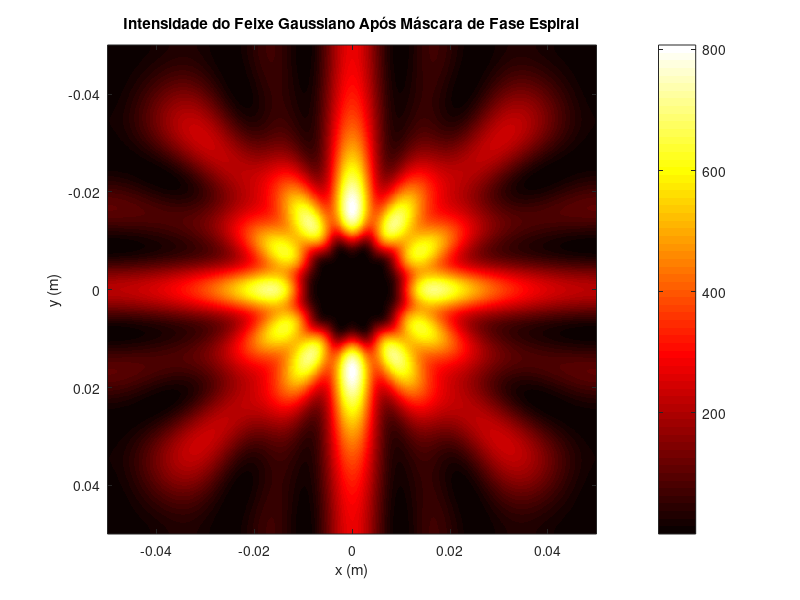

This chart was generated by the following MATLAB code: (Note: this script raises an error after producing the figure.)
% Parâmetros do feixe Gaussiano
lambda = 1555.8e-9; % comprimento de onda do laser em metros
w0 = 1e-3; % raio da cintura do feixe Gaussiano em metros
z = 1; % distância de propagação em metros

% Parâmetros da grade
N = 1024; % número de pontos na grade
L = 10e-2; % tamanho da grade em metros
dx = L/N; % espaçamento da grade
x = -L/2:dx:L/2-dx; % coordenadas x
y = x; % coordenadas y
[X, Y] = meshgrid(x, y);

% Campo Gaussiano
r = sqrt(X.^2 + Y.^2);
U0 = exp(-(r/w0).^2);

% Máscara de fase espiral (OAM de 1)
l = 10; % ordem do OAM
phi = atan2(Y, X); % ângulo azimutal
spiral_phase_mask = exp(1i * l * phi);

% Aplicação da máscara de fase ao campo Gaussiano
U = U0 .* spiral_phase_mask.*exp(1i*lambda/(2*pi)*z);

% Simulação de propagação
U_prop = fftshift(fft2(fftshift(U)));

% Intensidade resultante
I = abs(U_prop).^2;

% Visualização
figure;
imagesc(x, y, I);
colormap('hot');
colorbar;
title('Intensidade do Feixe Gaussiano Após Máscara de Fase Espiral');
xlabel('x (m)');
ylabel('y (m)');
axis square;


figure(2)
a = simularSLM(Phase,E0);
imagesc(a)

function resultado = simularSLM(mascara_fase, feixe_gaussiano)
    % Simular o resultado de um SLM com uma máscara de fase dada e um feixe gaussiano incidente
    
    % Definir parâmetros do feixe gaussiano
    tamanho = size(mascara_fase);
    [X, Y] = meshgrid(1:tamanho(2), 1:tamanho(1));
    centro_x = tamanho(2) / 2;
    centro_y = tamanho(1) / 2;
    desvio_padrao = 50; % Ajuste o desvio padrão conforme necessário
    
    % Calcular o perfil do feixe gaussiano
    perfil_gaussiano = exp(-((X - centro_x).^2 + (Y - centro_y).^2) / (2 * desvio_padrao^2));
    
    % Aplicar a máscara de fase ao feixe gaussiano
    feixe_modulado = perfil_gaussiano .* exp(1i .* mascara_fase);
    
    % Calcular o resultado da simulação
    resultado = abs(ifft2(fftshift(fft2(feixe_modulado)))).^2;
end
